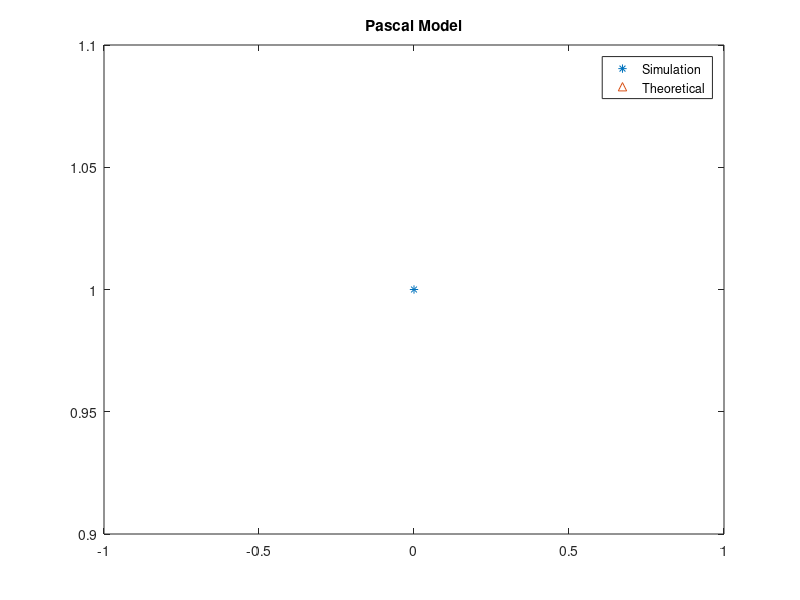

Source code (MATLAB):
clear all
clc
pause(1)

%{ 
Bernoulli Distribution
S=input("Number of simulations: ");
p=input("Probability of success: ");

U=rand(n, S);
X=U<p;

UX=unique(X);
nX=hist(X, length(UX)); % 'hist' counts nr. of occurences
rel_freq=nX/S
[UX; rel_freq]
%}

%{
% Binomial Distribution
S=input("Number of simulations: ");
n=input("Number of trials: ");
p=input("Probability of success: ");

U=rand(n, S);
X=sum(U<p);

UX=unique(X);
nX=hist(X, length(UX)); % 'hist' counts nr. of occurences
rel_freq=nX/S;

plot(UX, rel_freq, '*');
hold on;
plot(0:n, binopdf(0:n, n, p), '^');
hold off;

title("Binomial Model");
legend("Simulation", "Theoretical");
%}

%{
% Geometrical Distribution
S=input("Number of simulations: ");
p=input("Probability of success: ");

X=zeros(1, S);

for i=1:S
    noFailures=0;
    while rand<=p % while we don't have a failure
        noFailures=noFailures + 1;
    end
    X(i)=noFailures;
end

UX=unique(X);
nX=hist(X, length(UX)); % 'hist' counts nr. of occurences
rel_freq=nX/S;

plot(UX, rel_freq, '*');
hold on;
plot(0:max(UX), geopdf(0:max(UX), p), '^');
hold off;

title("Geometrical Model");
legend("Simulation", "Theoretical")
%}

% Pascal Distribution
S=input("Number of simulations: ");
n=input("Number of successes: ");
p=input("Probability of success: ");

X=zeros(1, S);

for i=1:S
    noFailures=0;
    noSuccesses=0;
    while noSuccesses ~= n % while we don't have a failure
        if rand>=p
            noFailures=noFailures + 1;
        else
            noSuccesses=noSuccesses + 1;
        end
    end
    X(i)=noFailures;
end

UX=unique(X);
nX=hist(X, length(UX)); % 'hist' counts nr. of occurences
rel_freq=nX/S;

plot(UX, rel_freq, '*');
hold on;
plot(0:max(UX), nbinpdf(0:max(UX), n, p), '^');
hold off;

title("Pascal Model");
legend("Simulation", "Theoretical")